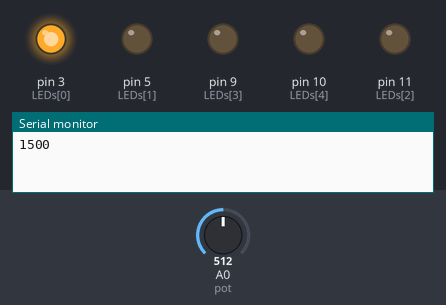
This sketch was run on a simulated Arduino Uno, built with avr-gcc and run on an emulated ATmega328P. On the bench: output pins drawn as LEDs (lit = HIGH), the last lines printed to the serial monitor. Inputs (shaded band) come from the test bench; at power-on: A0 (pot) = 512.

Above: at 0.7 s.
At 3.7 s:
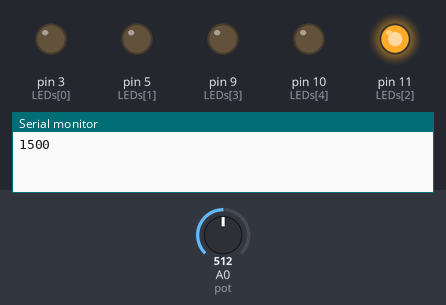
At 7.5 s:
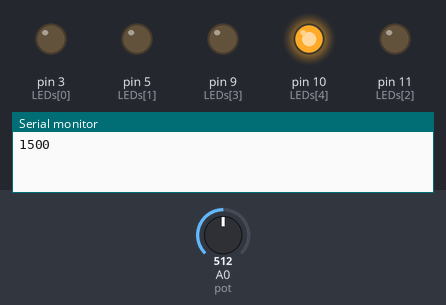
At 9.7 s:
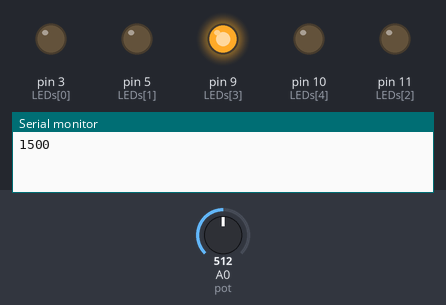
At 17.2 s:
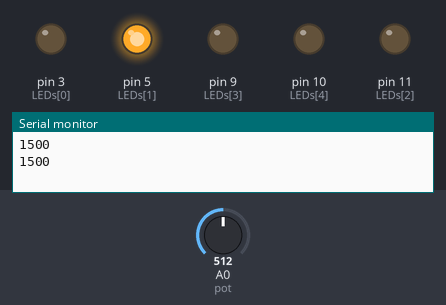
Timing chart, 0 to 19.5 s (numbered marks = the images above):
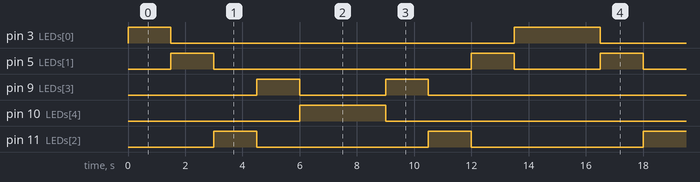

The sketch:

Blacklightning_With_Potantiometer_1_to_2_second.ino
```cpp
#define pot A0
int LEDs []={3,5,11,9,10}; // You can create an array to use LEDs easily.
void setup() {
  pinMode(pot,INPUT);
  Serial.begin(9600);


  for(int i=0; i<5; i++){  //You can change numbers according to numbers of your LEDs.
    pinMode(LEDs[i],OUTPUT);
   }

}

void loop() {
  int value = analogRead(pot);
  value =(map(value,0,1023,0,1000))+1000; //When the potentiometer is 0, the time between the LEDs should be 1 second. When the potentiometer is 1023, the time between the LEDs should be 2 seconds. So we added 1000.
  Serial.println(value);

  for (int i=0; i<5; i++){
    digitalWrite(LEDs[i], HIGH);
    delay(value);
    digitalWrite(LEDs[i], LOW);
  }

  for (int j= 4; j>-1; j--){    // We wrote these codes for the LEDs to flash backwards.
    digitalWrite(LEDs[j], HIGH);
    delay(value);
    digitalWrite(LEDs[j], LOW);
  }


}
```

Measured:
- by itself, pin 3 (LEDs[0]): repeats every 15.0 s: LOW 12.0 s, HIGH 3.0 s
- by itself, pin 5 (LEDs[1]): repeats every 15.0 s: LOW 9.0 s, HIGH 1.5 s, LOW 3.0 s, HIGH 1.5 s
- by itself, pin 9 (LEDs[3]): repeats every 15.0 s: LOW 3.0 s, HIGH 1.5 s, LOW 9.0 s, HIGH 1.5 s
- by itself, pin 10 (LEDs[4]): alternates HIGH for 3.0 s and LOW for 12.0 s
- by itself, pin 11 (LEDs[2]): alternates HIGH for 1.5 s and LOW for 6.0 s
